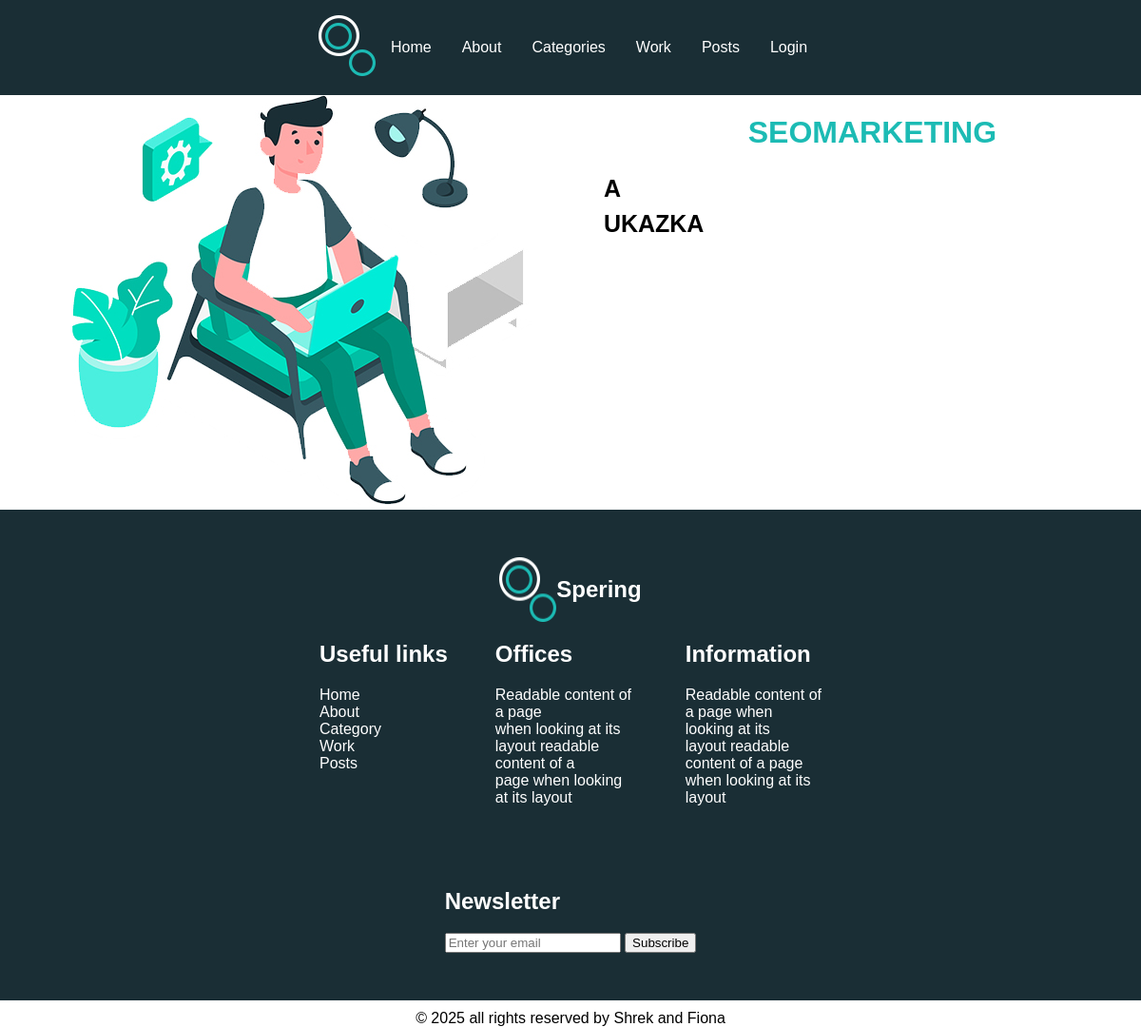
The app's page /category/6/, older data.
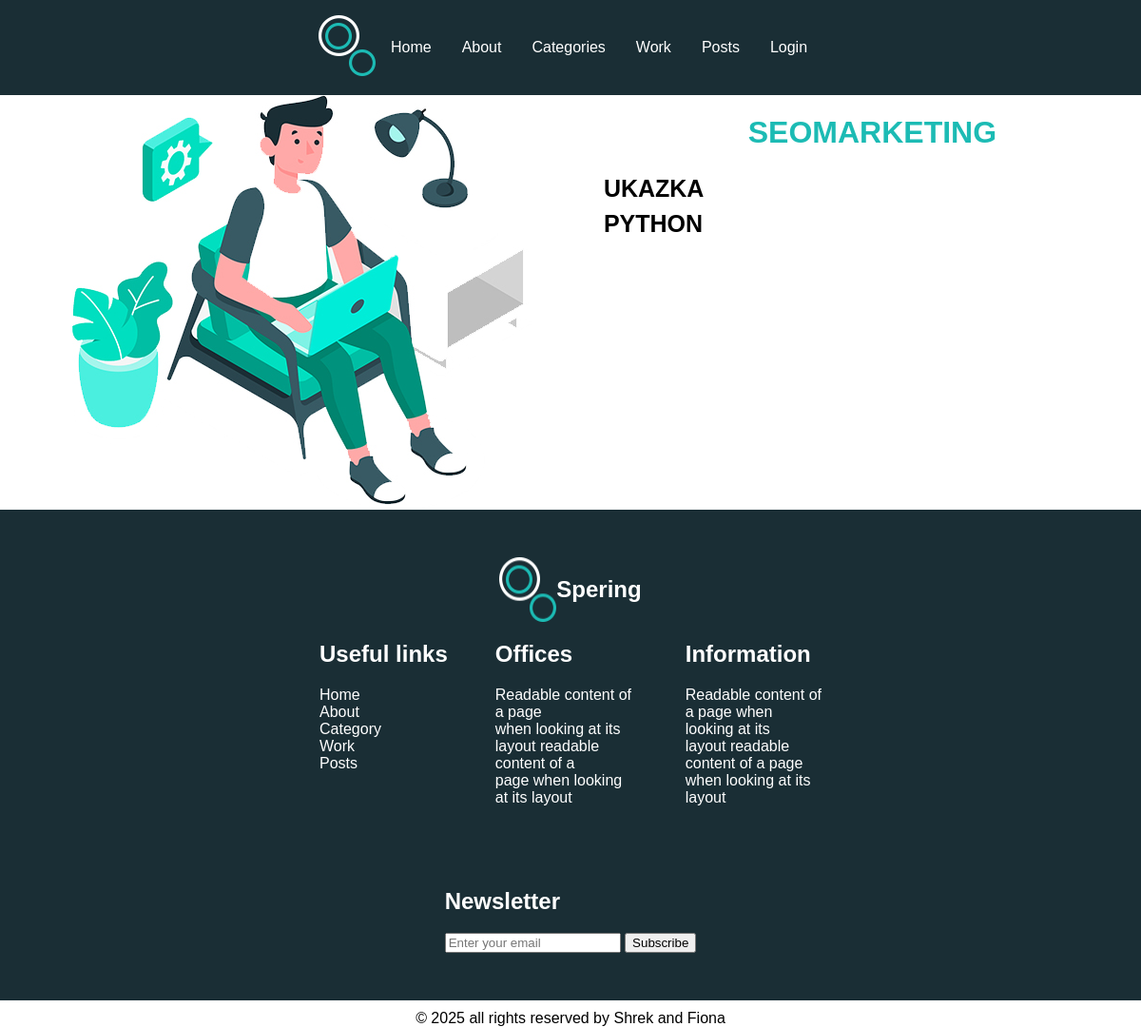
The same page, newer data.
### myApp/models.py (models this page shows, shortened)
class Genre(models.Model):
    name = models.CharField(max_length=15, unique=True)

class Post(models.Model):
    title = models.CharField(max_length=50)
    author_name = models.ForeignKey(User, on_delete=models.CASCADE)
    content = models.TextField(null=False, blank = False)
    created_at = models.DateTimeField(auto_now_add=True)
    update = models.DateTimeField(auto_now=True)
    genres = models.ManyToManyField(Genre)

### myApp/views.py (the view)
# urls.py: path('category/<int:category_id>/', views.category_page, name='category_page'),
def category_page(request, category_id):
    category = get_object_or_404(Genre, id=category_id)
    posts = Post.objects.filter(genres=category)
    return render(request, 'myApp/category_page.html', {'category': category, 'posts': posts})

### myApp/context_processors.py (called while the page is built)
def genres_processor(request):
    return {'genres': Genre.objects.all()}

### myApp/templates/myApp/category_page.html (shortened to what this page needs)
{% load static %}
<!DOCTYPE html>
<html lang="en">
<head>
    <link rel="stylesheet" href="{% static 'style.css' %}">
</head>
<body>
<div class="grid-layout container">
    {% include 'myApp/header.html' %}
    <div class="sidebar">
        <img src="{% static 'images/experience-img.jpg' %}" class="image indexImage" alt="">
    </div>
    <div class="main">
        <h1 class="genreName">{{ category.name }}</h1>
        <ul>
            {% for post in posts %}
                <li>
                    <a class="liA" href="{% url 'post_detail' post.id %}">{{ post.title }}</a>
                </li>
            {% endfor %}
        </ul>
    </div>
    {% include 'myApp/footer.html' %}
</div>
</body>
</html>

### myApp/templates/myApp/header.html (shortened to what this page needs)
{% load static %}
<div class="header">
    <ul>
        <li class="navBar"><img src="{% static 'images/logo.png' %}" alt=""></li>
        <li class="navBar"><a href="{% url 'home' %}" class="navBarText">Home</a></li>
        <li class="navBar"><a href="{% url 'about' %}" class="navBarText">About</a></li>
        <li class="navBar dropdown">
            <a href="#" class="navBarText dropdown-toggle">Categories</a>
        </li>
        <li class="navBar"><a href="{% url 'work' %}" class="navBarText">Work</a></li>
        <li class="navBar"><a href="{% url 'posts' %}" class="navBarText">Posts</a></li>
        {% if request.user.is_authenticated %}
        <li class="navBar"><a class="navBarText">|</a></li>
        <li class="navBar"><a href="{% url 'logout' %}" class="navBarText">Logout</a></li>
        <li class="navBar"><a href="{% url 'user_dashboard' %}" class="navBarText">Dashboard</a></li>
        {% else %}
        <li class="navBar"><a href="{% url 'login' %}" class="navBarText">Login</a></li>
        {% endif %}
    </ul>
</div>

### myApp/templates/myApp/footer.html
{% load static %}
<div class="footer">
        <div class="footerLogo">
            <img src="{% static 'images/logo.png' %}" alt="">
            <h2>Spering</h2>
        </div>
        <div class="footerNonImages">
            <div class="links">
                <div class="footerTitle">
                    <h2>Useful links</h2>
                </div>
                <div class="linksLinks">
                    <ul>
                        <li><a href="{% url 'home' %}">Home</a></li>
                        <li><a href="{% url 'about' %}">About</a></li>
                        <li><a href="{% url 'category' %}">Category</a></li>
                        <li><a href="{% url 'work' %}">Work</a></li>
                        <li><a href="{% url 'posts' %}">Posts</a></li>
                    </ul>
                </div>
            </div>
            <div class="offices">
                <div class="footerTitle">
                    <h2>Offices</h2>
                </div>
                <div class="footerText">
                    <p>Readable content of a page <br>
                       when looking at its <br>
                       layout readable content of a<br>
                       page when looking at its layout</p>
                </div>
            </div>
            <div class="information">
                <div class="footerTitle">
                    <h2>Information</h2>
                </div>
                <div class="footerText">
                    Readable content of<br>
                    a page when<br>
                    looking at its<br>
                    layout readable<br>
                    content of a page<br>
                    when looking at its<br>
                    layout
                </div>
            </div>
            <div class="newsletter">
                <div class="footerTitle">
                    <h2>Newsletter</h2>
                </div>
                <form action="/subscribe" method="post">
                    <input type="email" name="email" placeholder="Enter your email" required>
                    <button type="submit">Subscribe</button>
                </form>
            </div>
        </div>
    </div>
    <div class="copyright">
        &#169; 2025 all rights reserved by Shrek and Fiona
    </div>

### myApp/static/style.css (style rules this page uses)
body { margin : 0; font-family : sans-serif; }
.container { padding: 0 !important; margin: 0 auto; }
.header { background-color : #1a2e35; display : flex; justify-content : center; }
h1 { text-transform : uppercase; font-weight : 750; }
.navBar { float : left; list-style : none; display : inline; }
.navBarText { display : block; color : white; text-align : center; padding : 25px 16px; text-decoration : none; }
.dropdown { position: relative; display: inline-block; }
.indexImage { display : block; margin : 0 auto; max-width : 100%; height : auto; }
ul { list-style-type: none; padding: 0; }
ul li { margin: 0; padding: 0; }
.liA { line-height: 1.5; text-transform: uppercase; text-decoration: none; color: inherit; font-size: 25px; font-weight: 600; }
.genreName { font-size : 2rem; font-weight : 600; color : #1cbbb4; text-transform: uppercase; text-decoration: none; text-align: center; }
.footer { background-color : #1a2e35; }
.image { max-width : 100%; height : auto; display : block; }
.sidebar { display: flex; justify-content: center; align-items: center; }
.footer { color : white; }
.footerText { max-width: 150px; }
.footerLogo { display : flex; justify-content : center; margin-top : 50px; }
.linksLinks a { color : inherit; text-decoration : none; list-style : none; }
.footerNonImages { display : flex; justify-content : space-between; margin-left : 20%; margin-right : 20%; margin-bottom : 50px; gap : 50px; flex-wrap : wrap; }
.footerText { text-align : left; }
.copyright { text-align : center; margin-top : 10px; }
.grid-layout .header { grid-area : header; }
.grid-layout .sidebar { grid-area : sidebar; }
.grid-layout .main { grid-area : main; }
.grid-layout .footer { grid-area : footer; }
.grid-layout .copyright { grid-area : copyright; }
.grid-layout.container { display : grid; grid-template-rows : auto auto auto auto auto; grid-template-areas : "header" "sidebar" "main" "footer" "copyright"; }
@media (min-width: 720px) { .grid-layout.container { grid-template-rows: auto auto auto auto; grid-template-areas: "header header" "sidebar main" "footer footer" "copyright copyright"; } }
@media (min-width: 720px) { .footerNonImages { justify-content : center; } }
@media (min-width: 1020px) { .grid-layout.container { grid-template-rows: auto auto auto auto; grid-template-areas: "header header header" "sidebar main main" "footer footer footer" "copyright copyright copyright"; } }

Row changes from the older to the newer data that the page shows:
no longer on this page (row edited): Post: title "A"
added Post: title "PYTHON"
